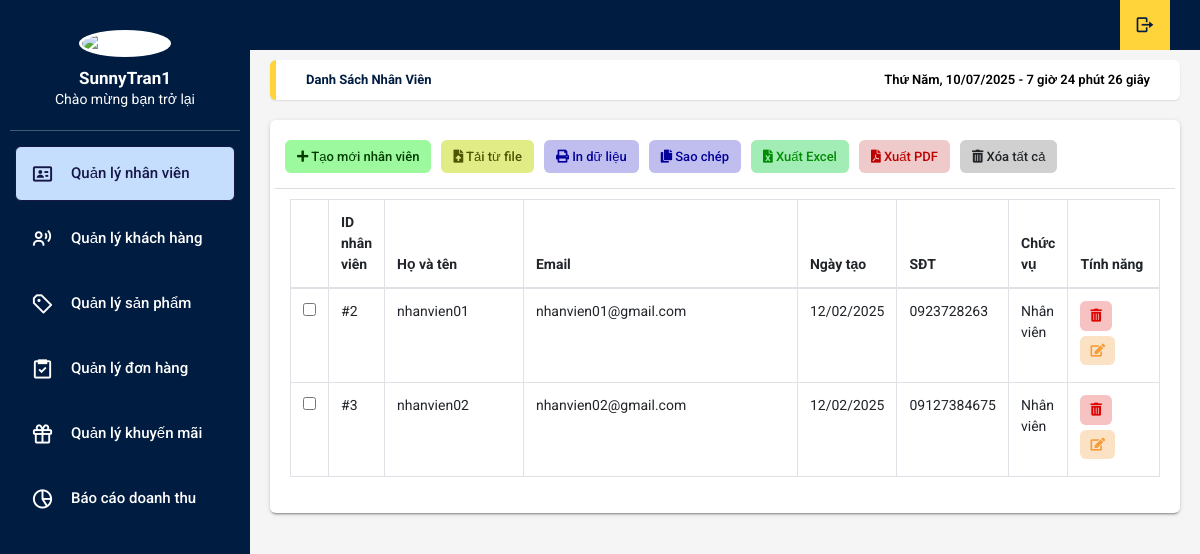
Page /table-data-table.php (signed in) on the committed database.
### tables this page shows
CREATE TABLE `nguoi_dung` (
  `id` int(11) NOT NULL,
  `ten_dang_nhap` varchar(255) NOT NULL,
  `email` varchar(255) NOT NULL,
  `sdt` varchar(15) NOT NULL,
  `mat_khau` varchar(255) NOT NULL,
  `ngay_tao` datetime DEFAULT current_timestamp(),
  `loai` int(11) NOT NULL
);

### table-data-table.php (the view, shortened to what this page needs)
<?php
require_once 'connect.php';
$sql = "SELECT * FROM nguoi_dung WHERE loai = 2";
$result = $conn->query($sql);
?>
<!DOCTYPE html>
<html lang="en">
<head>
  <link rel="stylesheet" type="text/css" href="css/main.css">
  <link rel="stylesheet" href="https://cdn.jsdelivr.net/npm/boxicons@latest/css/boxicons.min.css">
  <link rel="stylesheet" href="https://unpkg.com/boxicons@latest/css/boxicons.min.css">
  <link rel="stylesheet" type="text/css"
    href="https://maxcdn.bootstrapcdn.com/font-awesome/4.7.0/css/font-awesome.min.css">
  <link rel="stylesheet" href="https://use.fontawesome.com/releases/v5.8.2/css/all.css">
  <link rel="stylesheet" href="https://cdnjs.cloudflare.com/ajax/libs/jquery-confirm/3.3.2/jquery-confirm.min.css">
</head>
<body onload="time()" class="app sidebar-mini rtl">
  <header class="app-header">
    <ul class="app-nav">
        <li>
            <a class="app-nav__item" href="logout.php">
                <i class='bx bx-log-out bx-rotate-180'></i>
            </a>
        </li>
    </ul>
  </header>
  <aside class="app-sidebar">
    <div class="app-sidebar__user"><img class="app-sidebar__user-avatar" src="/images/hay.jpg" width="50px"
        alt="User Image">
      <div>
<p class="app-sidebar__user-name"><b><?php echo $_SESSION['ten_dang_nhap'];?></b></p>
        <p class="app-sidebar__user-designation">Chào mừng bạn trở lại</p>
      </div>
    </div>
    <hr>
    <ul class="app-menu">
      <li><a class="app-menu__item active" href="table-data-table.php"><i class='app-menu__icon bx bx-id-card'></i>
          <span class="app-menu__label">Quản lý nhân viên</span></a></li>
      <li><a class="app-menu__item" href="table-data-customers.php"><i class='app-menu__icon bx bx-user-voice'></i><span
            class="app-menu__label">Quản lý khách hàng</span></a></li>
      <li><a class="app-menu__item" href="table-data-product.php"><i
            class='app-menu__icon bx bx-purchase-tag-alt'></i><span class="app-menu__label">Quản lý sản phẩm</span></a>
      </li>
      <li><a class="app-menu__item" href="table-data-oder.php"><i class='app-menu__icon bx bx-task'></i><span
            class="app-menu__label">Quản lý đơn hàng</span></a></li>
      <li>
          <a class="app-menu__item" href="table-data-khuyenmai.php">
              <i class='app-menu__icon bx bx-gift'></i>
              <span class="app-menu__label">Quản lý khuyến mãi</span>
          </a>
      </li>
      <li><a class="app-menu__item" href="quan-ly-bao-cao.php"><i
            class='app-menu__icon bx bx-pie-chart-alt-2'></i><span class="app-menu__label">Báo cáo doanh thu</span></a>
      </li>
    </ul>
  </aside>
  <main class="app-content">
    <div class="app-title">
      <ul class="app-breadcrumb breadcrumb side">
        <li class="breadcrumb-item active"><a href="#"><b>Danh sách nhân viên</b></a></li>
      </ul>
      <div id="clock"></div>
    </div>
    <div class="row">
      <div class="col-md-12">
        <div class="tile">
          <div class="tile-body">
            <div class="row element-button">
              <div class="col-sm-2">
                <a class="btn btn-add btn-sm" href="form-add-nhan-vien.php" title="Thêm"><i class="fas fa-plus"></i>
                  Tạo mới nhân viên</a>
              </div>
              <div class="col-sm-2">
                <a class="btn btn-delete btn-sm nhap-tu-file" type="button" title="Nhập" onclick="myFunction(this)"><i
                    class="fas fa-file-upload"></i> Tải từ file</a>
              </div>
              <div class="col-sm-2">
                <a class="btn btn-delete btn-sm print-file" type="button" title="In" onclick="myApp.printTable()"><i
                    class="fas fa-print"></i> In dữ liệu</a>
              </div>
              <div class="col-sm-2">
                <a class="btn btn-delete btn-sm print-file js-textareacopybtn" type="button" title="Sao chép"><i
                    class="fas fa-copy"></i> Sao chép</a>
              </div>
              <div class="col-sm-2">
                <a class="btn btn-excel btn-sm" href="" title="In"><i class="fas fa-file-excel"></i> Xuất Excel</a>
              </div>
              <div class="col-sm-2">
                <a class="btn btn-delete btn-sm pdf-file" type="button" title="In" onclick="myFunction(this)"><i
                    class="fas fa-file-pdf"></i> Xuất PDF</a>
              </div>
              <div class="col-sm-2">
                <a class="btn btn-delete btn-sm" type="button" title="Xóa" onclick="myFunction(this)"><i
                    class="fas fa-trash-alt"></i> Xóa tất cả </a>
              </div>
            </div>
            <table class="table table-hover table-bordered js-copytextarea" cellpadding="0" cellspacing="0" border="0"
              id="sampleTable">
              <thead>
                <tr>
                  <th width="10"></th>
                  <th>ID nhân viên</th>
                  <th width="150">Họ và tên</th>
                  <th width="300">Email</th>
                  <th>Ngày tạo</th>
                  <th>SĐT</th>
                  <th>Chức vụ</th>
                  <th width="100">Tính năng</th>
                </tr>
              </thead>
              <tbody>
                <?php
                if ($result->num_rows > 0) {
                    while($row = $result->fetch_assoc()) {
                ?>
                    <tr>
                        <td width="10"><input type="checkbox" name="check<?php echo $row['id']; ?>" value="<?php echo $row['id']; ?>"></td>
                        <td>#<?php echo htmlspecialchars($row['id']); ?></td>
                        <td><?php echo htmlspecialchars($row['ten_dang_nhap']); ?></td>
                        <td><?php echo htmlspecialchars($row['email']); ?></td>
                        <td><?php echo date('d/m/Y', strtotime($row['ngay_tao'])); ?></td>
                        <td><?php echo htmlspecialchars($row['sdt']); ?></td>
                        <td>Nhân viên</td>
                        <td class="table-td-center">
                            <button class="btn btn-primary btn-sm trash" type="button" title="Xóa"
                                onclick="deleteStaff(<?php echo $row['id']; ?>)">
                                <i class="fas fa-trash-alt"></i>
                            </button>
                            <button class="btn btn-primary btn-sm edit" type="button" title="Sửa"
                                data-toggle="modal" data-target="#ModalUP"
                                data-id="<?php echo $row['id']; ?>"
                                data-name="<?php echo htmlspecialchars($row['ten_dang_nhap']); ?>"
                                data-email="<?php echo htmlspecialchars($row['email']); ?>">
                                <i class="fas fa-edit"></i>
                            </button>
                        </td>
                    </tr>
                <?php
                    }
                } else {
                    echo "<tr><td colspan='10' class='text-center'>Không có nhân viên nào</td></tr>";
                }
                ?>
            </tbody>
            </table>
          </div>
        </div>
      </div>
    </div>
  </main>
</body>
</html>

### rows in the picture
nguoi_dung: id "2", ten_dang_nhap "nhanvien01", email "nhanvien01@gmail.com", ngay_tao "12/02/2025", sdt "0923728263"
nguoi_dung: id "3", ten_dang_nhap "nhanvien02", email "nhanvien02@gmail.com", ngay_tao "12/02/2025", sdt "09127384675"

### other values in the picture
$_SESSION['ten_dang_nhap'] "SunnyTran1"
